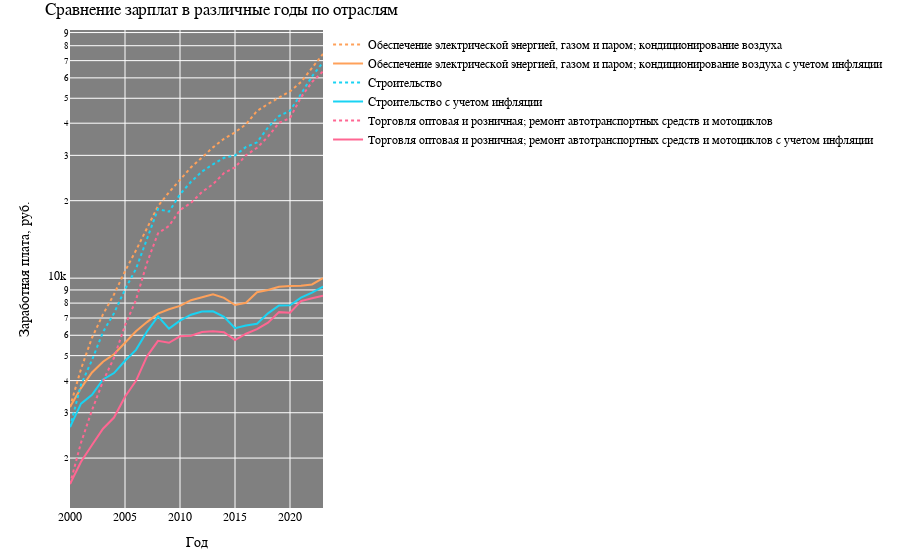

Notebook code cell kept with this figure:
### Code cell
d2000 = data.copy()
for year in range(2000, 2024):
    d2000[year] = discount(year, 2000, d2000[year])

color, colors = 0, plotly.colors.qualitative.Plotly
fig = go.Figure()
color_index = 4
for sphere in spheres:
    dt = data[data['Наименование отрасли'] == sphere].drop(columns=['Наименование отрасли']).squeeze()
    dt_index = dt.index.map(int)
    dt_real = d2000[d2000['Наименование отрасли'] == sphere].drop(columns=['Наименование отрасли']).squeeze()
    dt_real_index = dt_real.index.map(int)
    fig.add_trace(go.Scatter(x=dt_index, y=dt.values, name=sphere, line=dict(dash='dot', color=colors[color_index])))
    fig.add_trace(go.Scatter(x=dt_real_index, y=dt_real.values, name=sphere + ' с учетом инфляции', line=dict(color=colors[color_index])))
    color_index += 1
fig.update_layout(
    title='Сравнение зарплат в различные годы по отраслям',
    xaxis_title='Год',
    yaxis_title='Заработная плата, руб.',
    yaxis_type='log',  # Логарифмическая шкала на оси y
    plot_bgcolor='gray',
    font=dict(family='Montserrat', size=12, color='black'),
    margin=dict(l=70, t=30, b=20)
)

fig.show()

### Figure 1 — Plotly figure (JSON) as saved in the notebook; plotly's stock layout.template omitted (floating-point values rounded to 4 significant figures)
{"data": [{"line": {"color": "#FFA15A", "dash": "dot"}, "name": "Обеспечение электрической энергией, газом и паром; кондиционирование воздуха", "type": "scatter", "x": [2000, 2001, 2002, 2003, 2004, 2005, 2006, 2007, 2008, 2009, 2010, 2011, 2012, 2013, 2014, 2015, 2016, 2017, 2018, 2019, 2020, 2021, 2022, 2023], "y": [3156.0, 4435.0, 5869.0, 7235.0, 8642.0, 10640.0, 12830.0, 15590.0, 19060.0, 21550.0, 24160.0, 26970.0, 29440.0, 32230.0, 34808, 36865, 39629, 44630.0, 47482, 50380.0, 53157, 57800.0, 65452, 74350.0]}, {"line": {"color": "#FFA15A"}, "name": "Обеспечение электрической энергией, газом и паром; кондиционирование воздуха с учетом инфляции", "type": "scatter", "x": [2000, 2001, 2002, 2003, 2004, 2005, 2006, 2007, 2008, 2009, 2010, 2011, 2012, 2013, 2014, 2015, 2016, 2017, 2018, 2019, 2020, 2021, 2022, 2023], "y": [3156.0, 3740.0, 4302.0, 4735.0, 5062.0, 5617.0, 6215.0, 6751.0, 7286.0, 7574.0, 7803.0, 8210.0, 8409.0, 8649.0, 8388.0, 7868.0, 8026.0, 8817.0, 8996.0, 9263.0, 9315.0, 9346.0, 9455.0, 9999.0]}, {"line": {"color": "#19D3F3", "dash": "dot"}, "name": "Строительство", "type": "scatter", "x": [2000, 2001, 2002, 2003, 2004, 2005, 2006, 2007, 2008, 2009, 2010, 2011, 2012, 2013, 2014, 2015, 2016, 2017, 2018, 2019, 2020, 2021, 2022, 2023], "y": [2640.0, 3859.0, 4807.0, 6177.0, 7305.0, 9043.0, 10870.0, 14330.0, 18574, 18120.0, 21170.0, 23682, 25950.0, 27700.0, 29354, 29960, 32332, 33680.0, 38518, 42630.0, 44738, 51940.0, 60850.0, 68940.0]}, {"line": {"color": "#19D3F3"}, "name": "Строительство с учетом инфляции", "type": "scatter", "x": [2000, 2001, 2002, 2003, 2004, 2005, 2006, 2007, 2008, 2009, 2010, 2011, 2012, 2013, 2014, 2015, 2016, 2017, 2018, 2019, 2020, 2021, 2022, 2023], "y": [2640.0, 3255.0, 3523.0, 4042.0, 4278.0, 4775.0, 5266.0, 6207.0, 7101.0, 6368.0, 6839.0, 7210.0, 7413.0, 7434.0, 7074.0, 6394.0, 6548.0, 6653.0, 7297.0, 7837.0, 7840.0, 8398.0, 8790.0, 9272.0]}, {"line": {"color": "#FF6692", "dash": "dot"}, "name": "Торговля оптовая и розничная; ремонт автотранспортных средств и мотоциклов", "type": "scatter", "x": [2000, 2001, 2002, 2003, 2004, 2005, 2006, 2007, 2008, 2009, 2010, 2011, 2012, 2013, 2014, 2015, 2016, 2017, 2018, 2019, 2020, 2021, 2022, 2023], "y": [1584.0, 2295.0, 3069.0, 3974.0, 4906.0, 6552.0, 8235.0, 11480.0, 14930.0, 15960.0, 18410.0, 19610.0, 21630.0, 23170.0, 25601, 26947, 30030, 32090.0, 35444, 40137, 41867, 50390.0, 57810.0, 63570.0]}, {"line": {"color": "#FF6692"}, "name": "Торговля оптовая и розничная; ремонт автотранспортных средств и мотоциклов с учетом инфляции", "type": "scatter", "x": [2000, 2001, 2002, 2003, 2004, 2005, 2006, 2007, 2008, 2009, 2010, 2011, 2012, 2013, 2014, 2015, 2016, 2017, 2018, 2019, 2020, 2021, 2022, 2023], "y": [1584.0, 1935.0, 2249.0, 2601.0, 2874.0, 3460.0, 3990.0, 4970.0, 5707.0, 5608.0, 5946.0, 5971.0, 6180.0, 6217.0, 6169.0, 5751.0, 6082.0, 6340.0, 6715.0, 7379.0, 7337.0, 8147.0, 8351.0, 8549.0]}], "layout": {"font": {"color": "black", "family": "Montserrat", "size": 12}, "margin": {"b": 20, "l": 70, "t": 30}, "plot_bgcolor": "gray", "title": {"text": "Сравнение зарплат в различные годы по отраслям"}, "xaxis": {"title": {"text": "Год"}}, "yaxis": {"title": {"text": "Заработная плата, руб."}, "type": "log"}}}
